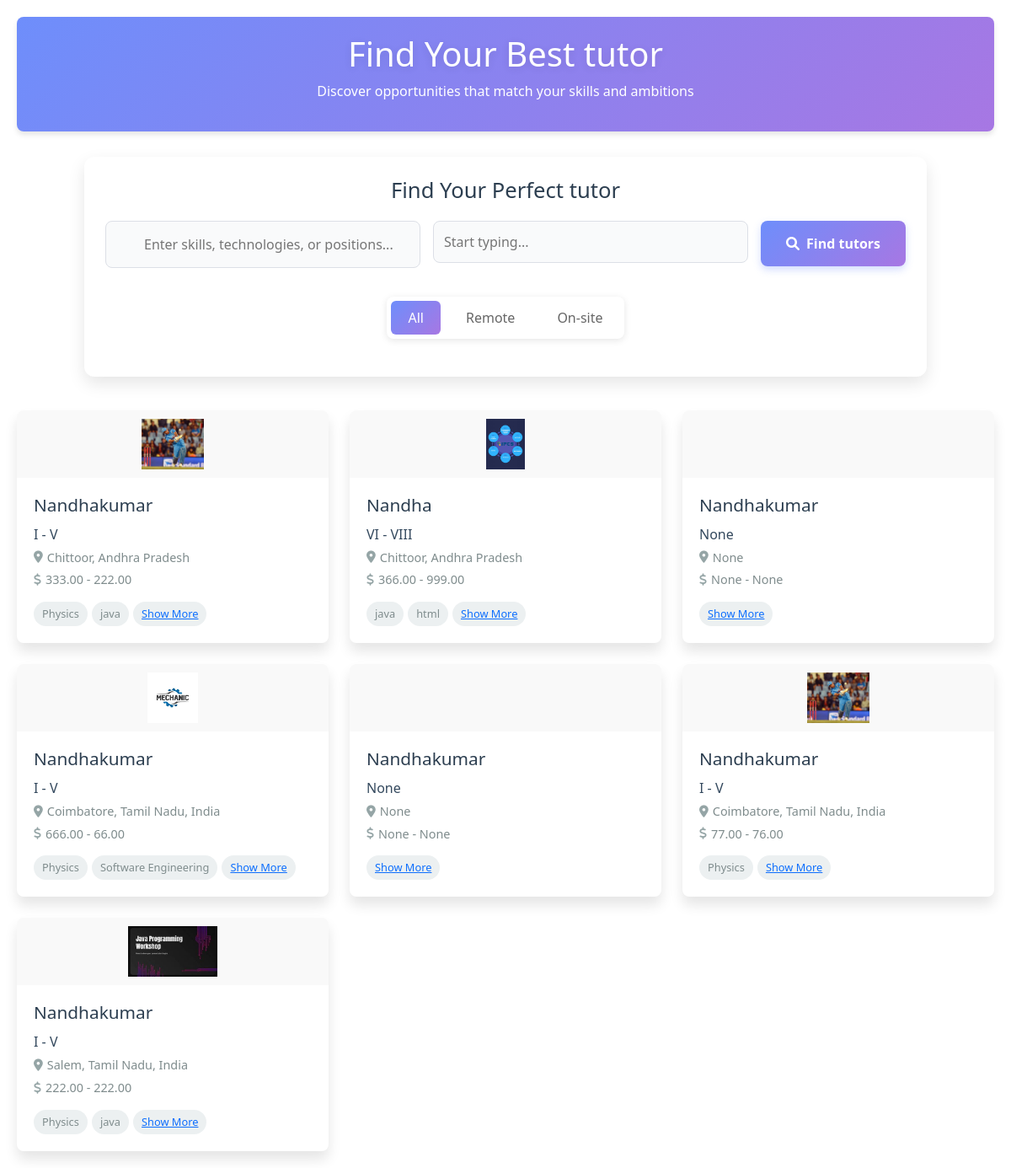
The page /h_all_teachers on the database as committed earlier.
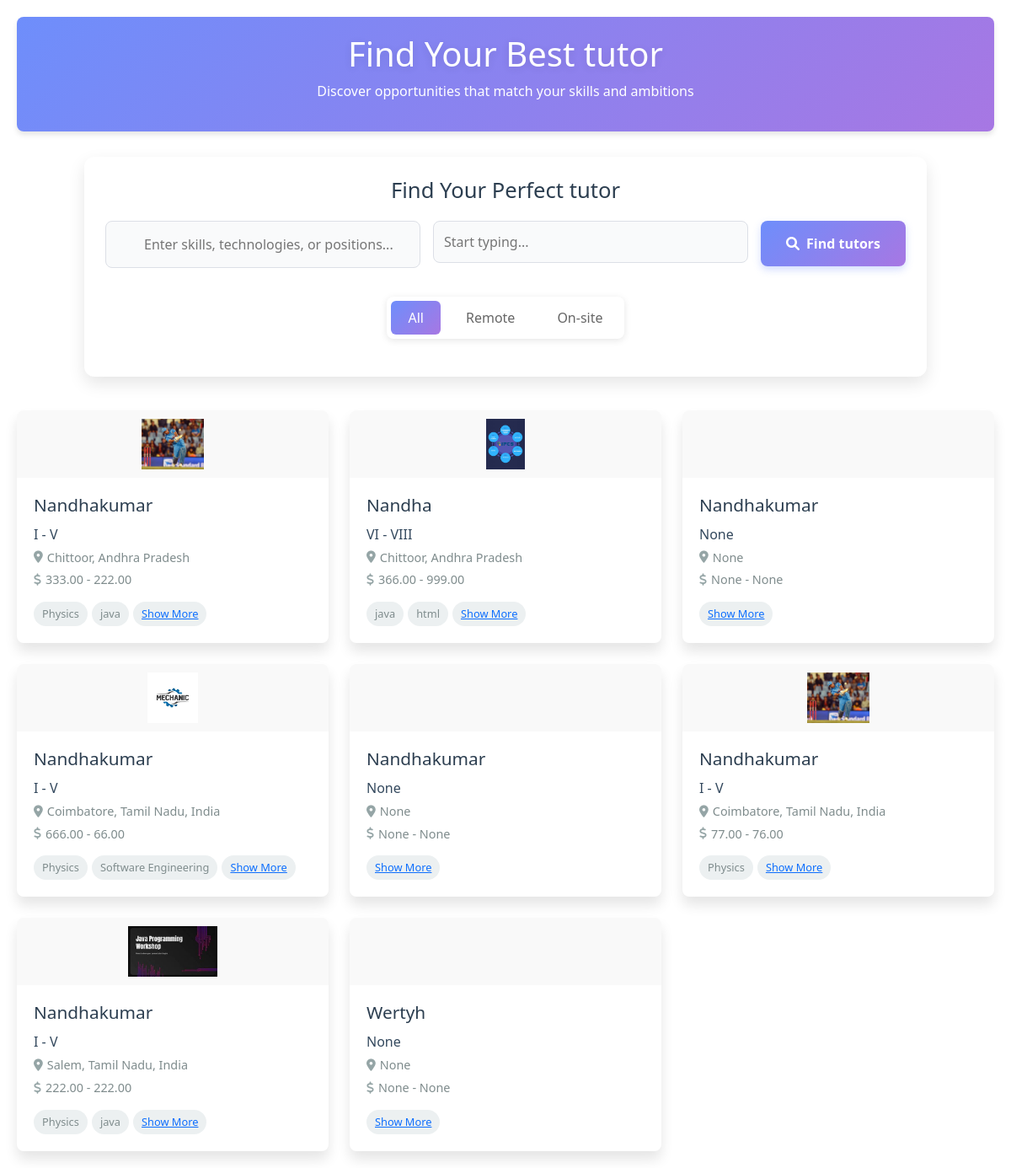
The same page on the database as committed later.
### kovai_app/models.py (models this page shows)
class TutorRegistration(models.Model):
    GENDER_CHOICES = [
        ('male', 'Male'),
        ('female', 'Female'),
    ]
    TEACHING_TYPES = [
        ('individual_teaching', 'Individual Teaching'),
        ('teaching_company', 'Teaching Company'),
    ]
    DEGREE_TYPES = [
        ('Secondary', 'Secondary'),
        ('Higher_Secondary', 'Higher Secondary'),
        ('Diploma', 'Diploma'),
        ('Graduation', 'Graduation'),
        ('AdvancedDiploma', 'Advanced Diploma'),
        ('PostGraduation', 'Post Graduation'),
        ('Doctorate/PhD', 'Doctorate/PhD'),
        ('Certification', 'Certification'),
        ('Other', 'Other'),
    ]
    ASSOCIATION_CHOICES = [
        ('parttime', 'Part time'),
        ('fulltime', 'Full time'),
        ('Correspondence', 'Correspondence / Distance Learning'),
    ]
    FEE_CHOICES = [
        ('per_hour', 'per hour'),
        ('per_month', 'per month'),
        ('per_year', 'per year'),
    ]
    INTEREST_CHOICES = [
        ('online_teaching', 'Online teaching'),
        ('offline_teaching', 'Offline teaching'),
        ('full_time', 'Full Time'),
        ('part_time', 'Part Time'),
        ('both', 'Both'),
    ]
    user = models.OneToOneField(User, on_delete=models.CASCADE,null=True,blank=True)
    name = models.CharField(max_length=255)
    email = models.EmailField()
    password = models.CharField(max_length=255)
    confirm_password = models.CharField(max_length=255)
    types = models.CharField(max_length=50, choices=TEACHING_TYPES, null=True, blank=True)
    strength = models.CharField(max_length=255, null=True, blank=True)
    gender = models.CharField(max_length=10, choices=GENDER_CHOICES, null=True, blank=True)
    date_of_birth = models.DateField(null=True, blank=True)
    language = models.CharField(max_length=50, choices=TEACHING_TYPES, null=True, blank=True)
    language_two=models.CharField(max_length=50, choices=TEACHING_TYPES, null=True, blank=True)
    language_three=models.CharField(max_length=50, choices=TEACHING_TYPES, null=True, blank=True)
    language_four=models.CharField(max_length=50, choices=TEACHING_TYPES, null=True, blank=True)
    language_five=models.CharField(max_length=50, choices=TEACHING_TYPES, null=True, blank=True)
    location = models.CharField(max_length=255, null=True, blank=True)
    post_code = models.CharField(max_length=20, null=True, blank=True)
    subject = models.CharField(max_length=255, null=True, blank=True)
    from_level = models.CharField(max_length=255, null=True, blank=True)
    institution_name = models.CharField(max_length=255, null=True, blank=True)
    degree_type = models.CharField(max_length=50, choices=DEGREE_TYPES, null=True, blank=True)
    degree_name = models.CharField(max_length=255, null=True, blank=True)
    specialisation= models.CharField(max_length=255, null=True, blank=True)
    institution_name_two = models.CharField(max_length=255, null=True, blank=True)
    institution_name_three = models.CharField(max_length=255, null=True, blank=True)
    institution_name_four = models.CharField(max_length=255, null=True, blank=True)
    institution_name_five = models.CharField(max_length=255, null=True, blank=True)
    degree_type_two = models.CharField(max_length=50, choices=DEGREE_TYPES, null=True, blank=True)
    degree_name_two = models.CharField(max_length=255, null=True, blank=True)
    degree_type_three = models.CharField(max_length=50, choices=DEGREE_TYPES, null=True, blank=True)
    degree_name_three = models.CharField(max_length=255, null=True, blank=True)
    degree_type_four = models.CharField(max_length=50, choices=DEGREE_TYPES, null=True, blank=True)
    degree_name_four = models.CharField(max_length=255, null=True, blank=True)
    degree_type_five = models.CharField(max_length=50, choices=DEGREE_TYPES, null=True, blank=True)
    degree_name_five = models.CharField(max_length=255, null=True, blank=True)
    specialisation_two= models.CharField(max_length=255, null=True, blank=True)
    specialisation_three= models.CharField(max_length=255, null=True, blank=True)
    specialisation_four= models.CharField(max_length=255, null=True, blank=True)
    specialisation_five= models.CharField(max_length=255, null=True, blank=True)
    company_name = models.CharField(max_length=255, null=True, blank=True)
    job_roll = models.CharField(max_length=255, null=True, blank=True)
    company_name_two = models.CharField(max_length=255, null=True, blank=True)
    job_roll_two = models.CharField(max_length=255, null=True, blank=True)
    company_name_three = models.CharField(max_length=255, null=True, blank=True)
    job_roll_three = models.CharField(max_length=255, null=True, blank=True)
    company_name_four = models.CharField(max_length=255, null=True, blank=True)
    job_roll_four = models.CharField(max_length=255, null=True, blank=True)
    company_name_five = models.CharField(max_length=255, null=True, blank=True)
    job_roll_five = models.CharField(max_length=255, null=True, blank=True)
    year_of_experience=models.CharField(max_length=255, null=True, blank=True)
    year_of_experience_two=models.CharField(max_length=255, null=True, blank=True)
    year_of_experience_three=models.CharField(max_length=255, null=True, blank=True)
    year_of_experience_four=models.CharField(max_length=255, null=True, blank=True)
    year_of_experience_five=models.CharField(max_length=255, null=True, blank=True)
    i_charge = models.CharField(max_length=20, choices=FEE_CHOICES, null=True, blank=True)
    min_fee = models.DecimalField(max_digits=10, decimal_places=2, null=True, blank=True)
    max_fee = models.DecimalField(max_digits=10, decimal_places=2, null=True, blank=True)
    classes = models.CharField(max_length=20, choices=FEE_CHOICES, null=True, blank=True)
    other_subject = models.CharField(max_length=20, choices=FEE_CHOICES, null=True, blank=True)
    language_subject = models.CharField(max_length=20, choices=FEE_CHOICES, null=True, blank=True)
    curriculum= models.CharField(max_length=20, choices=FEE_CHOICES, null=True, blank=True)
    willing_to_travel = models.CharField(
        max_length=3,
        choices=[('yes', 'Yes'), ('no', 'No')],
        default='no',
        null=True,
        blank=True
    )
    available_for_online_teaching = models.CharField(
        max_length=3,
        choices=[('yes', 'Yes'), ('no', 'No')],
        default='no',
        null=True,
        blank=True
    )
    help_with_homework = models.CharField(
        max_length=3,
        choices=[('yes', 'Yes'), ('no', 'No')],
        default='no',
        null=True,
        blank=True
    )
    full_time_teacher = models.CharField(
        max_length=3,
        choices=[('yes', 'Yes'), ('no', 'No')],
        default='no',
        null=True,
        blank=True
    )
    interested_in = models.CharField(max_length=20, choices=INTEREST_CHOICES, null=True, blank=True)
    s_profile_description = models.TextField(null=True, blank=True)
    profile_description = models.TextField(null=True, blank=True)
    id_proof = models.ImageField(upload_to=upload_to, null=True, blank=True)
    profile_photo = models.ImageField(upload_to=upload_to,null=True)
    phone = models.CharField(max_length=15 ,null=True, blank=True)
    email_otp=models.BigIntegerField(null=True,blank=True)
    filename=models.CharField(max_length=500, choices=INTEREST_CHOICES, null=True, blank=True)
    coin=models.IntegerField(null=True, blank=True)
    review=models.IntegerField(null=True, blank=True)
    def __str__(self):
        return self.name

### kovai_app/views.py (the view)
# urls.py: path('h_all_teachers',views.h_all_teachers, name='h_all_teachers'),
def h_all_teachers(request ):
    all_tutor=TutorRegistration.objects.all()
    print("all :",all_tutor)
    for i in all_tutor:
        print(i.available_for_online_teaching)
        print(i.willing_to_travel)
    return render(request,"h_all_teacher.html",{"tutors":all_tutor,"h":"all"})

### kovai_app/templatetags/custom_filters.py (called while the page is built)
@register.filter
def parse_subjects(value):
    try:
        return ast.literal_eval(value)
    except (ValueError, SyntaxError):
        return value  # Return the original value if parsing fails

### kovai_app/templates/h_all_teacher.html (shortened to what this page needs)
{% load static %}
{% load custom_filters %}
<!DOCTYPE html>
<html lang="en">
<head>
    <link rel="stylesheet" src="{% static loc.css %}">
    <link rel="stylesheet" href="https://cdnjs.cloudflare.com/ajax/libs/font-awesome/6.0.0-beta3/css/all.min.css">
    <link href="https://cdn.jsdelivr.net/npm/bootstrap@5.3.3/dist/css/bootstrap.min.css" rel="stylesheet">
</head>
<body>
    <header>
        <h1>Find Your Best tutor</h1>
        <p>Discover opportunities that match your skills and ambitions</p>
    </header>
    <div class="search-container">
        <form action="h_search_teacher" method="POST">
        <h2 class="search-title">Find Your Perfect tutor</h2>
        <div class="search-form">
            <div class="search-group">
                <div class="input-wrapper">
                    <input type="text" id="skillsInput" name="subject"  placeholder="Enter skills, technologies, or positions...">
                </div>
            </div>
            <div class="search-group">
                <div class="input-wrapper">
                  <div id="search-container">
                    <input type="text" id="search"  name="location" placeholder="Start typing..." />
                  </div>
                </div>
              </div>
            <button id="searchButton" class="search-button" type="submit">
                <i class="fas fa-search"></i> Find tutors
            </button>
        </div>
    </form>
    <div class="tutor-type-filter">
        <div class="filter-buttons">
            <a href="{% url 'h_all_teachers' %}">
                <button class="filter-btn {% if h == 'all' %}active{% endif %}" data-type="all">All</button>
            </a>
            <a href="{% url 'h_online_tutor' %}">
                <button class="filter-btn {% if h == 'online' %}active{% endif %}" data-type="remote">Remote</button>
            </a>
            <a href="{% url 'h_home_tutor' %}">
                <button class="filter-btn {% if h == 'home' %}active{% endif %}" data-type="onsite">On-site</button>
            </a>
        </div>
    </div>
    </div>
{% if tutors %}
    <div class="tutor-container">
        {% for tutor in tutors %}
        <div class="tutor-card" data-tutor-id=5>
            <div class="tutor-logo">
                {% if tutor.profile_photo %}
                <img src="{{ tutor.profile_photo.url }}" alt="Profile Photo">
            {% endif %}
            </div>
            <div class="tutor-details">
                <h2 class="tutor-title">{{ tutor.name|title }} </h2>
                <p class="tutor-company">{{tutor.classes}}</p>
                <p class="tutor-location"><i class="fas fa-map-marker-alt"></i> {{ tutor.location }}</p>
                <p class="tutor-salary"><i class="fas fa-dollar-sign"></i> {{ tutor.min_fee }}  -  {{ tutor.max_fee }} </p>
                <div class="tutor-tags">
                    {% for subject in tutor.subject|parse_subjects|slice:":2" %}
                    <span class="tag">{{ subject }}</span>
                    {% endfor %}
                    {% if request.user.is_authenticated %}
                    <span class="tag"><a href="/s_myprofile/{{tutor.email}}/{{user.email}}" class="ba">Show More</a></span>
                   {% else %}
                    <span class="tag"><a href="/stu_login" class="ba">Show More</a></span>
                    {% endif %}
                </div>
            </div>
        </div>
        {% endfor %}
    </div>
    {% endif %}
</body>
</html>

### kovai_app/templates/h_all_teacher.html (style rules this page uses)
* { margin: 0; padding: 0; box-sizing: border-box; font-family: 'Segoe UI', Tahoma, Geneva, Verdana, sans-serif; }
#search { width: 100%; position: relative; padding: 12px; font-size: 16px; }
body { background-color: #f5f7fa; color: #333; padding: 20px; }
header { text-align: center; margin-bottom: 30px; padding: 20px; background: linear-gradient(135deg, #6e8efb, #a777e3); color: white; border-radius: 8px; box-shadow: 0 4px 6px rgba(0, 0, 0, 0.1); }
h1 { font-size: 2.5rem; margin-bottom: 10px; }
.tutor-container { display: grid; grid-template-columns: repeat(auto-fill, minmax(300px, 1fr)); gap: 25px; max-width: 1200px; margin: 0 auto; }
.tutor-card { background-color: white; border-radius: 8px; overflow: hidden; box-shadow: 0 10px 15px rgba(0, 0, 0, 0.1); transition: transform 0.3s ease, box-shadow 0.3s ease; cursor: pointer; position: relative; }
.tutor-card::after { content: ''; position: absolute; bottom: 0; left: 0; width: 100%; height: 5px; background: linear-gradient(90deg, #6e8efb, #a777e3); transform: scaleX(0); transform-origin: left; transition: transform 0.3s ease; }
.tutor-logo { height: 80px; background-color: #f9f9f9; display: flex; align-items: center; justify-content: center; padding: 10px; }
.tutor-logo img { max-height: 100%; max-width: 80%; object-fit: contain; }
.tutor-details { padding: 20px; }
.tutor-title { font-size: 1.3rem; margin-bottom: 10px; color: #2c3e50; }
.tutor-company { font-weight: 500; margin-bottom: 5px; color: #34495e; }
.tutor-location, .tutor-salary { display: flex; align-items: center; margin-bottom: 5px; color: #7f8c8d; font-size: 0.9rem; }
.tutor-location i, .tutor-salary i { margin-right: 5px; color: #95a5a6; }
.tutor-tags { display: flex; flex-wrap: wrap; margin-top: 15px; gap: 5px; }
.tag { padding: 5px 10px; background-color: #ecf0f1; border-radius: 15px; font-size: 0.8rem; color: #7f8c8d; }
.tutor-card { animation: fadeIn 0.5s ease forwards; opacity: 0; }
.tutor-card:nth-child(1) { animation-delay: 0.1s; }
.tutor-card:nth-child(2) { animation-delay: 0.2s; }
.tutor-card:nth-child(3) { animation-delay: 0.3s; }
.tutor-card:nth-child(4) { animation-delay: 0.4s; }
.tutor-card:nth-child(5) { animation-delay: 0.5s; }
.tutor-card:nth-child(6) { animation-delay: 0.6s; }
.search-container { max-width: 1000px; margin: 0 auto 40px; background: white; border-radius: 12px; box-shadow: 0 8px 20px rgba(0, 0, 0, 0.1); padding: 25px; animation: slideDown 0.6s ease-out; }
.search-title { text-align: center; color: #2c3e50; margin-bottom: 20px; font-size: 1.6rem; }
.search-form { display: grid; grid-template-columns: 1fr 1fr auto; gap: 15px; align-items: start; }
.search-group { position: relative; }
.input-wrapper { position: relative; }
.input-wrapper input { width: 100%; padding: 15px 15px 15px 45px; border: 1px solid #dcdfe6; border-radius: 8px; font-size: 1rem; transition: all 0.3s ease; background-color: #f9fafb; }
.search-button { padding: 15px 30px; background: linear-gradient(135deg, #6e8efb, #a777e3); color: white; border: none; border-radius: 8px; font-size: 1rem; font-weight: 600; cursor: pointer; transition: all 0.3s ease; display: flex; align-items: center; justify-content: center; box-shadow: 0 4px 10px rgba(110, 142, 251, 0.3); }
.search-button i { margin-right: 8px; }
.tutor-type-filter { margin-top: 20px; width: 100%; display: flex; justify-content: center; }
.filter-buttons { display: flex; gap: 10px; background: white; padding: 5px; border-radius: 8px; box-shadow: 0 2px 8px rgba(0, 0, 0, 0.1); }
.filter-btn { padding: 8px 20px; border: none; border-radius: 6px; background: transparent; color: #666; font-weight: 500; cursor: pointer; transition: all 0.3s ease; }
.filter-btn.active { background: linear-gradient(135deg, #6e8efb, #a777e3); color: white; }
h1 { color: white; margin-bottom: 30px; font-size: clamp(1.8rem, 5vw, 2.5rem); font-weight: 600; text-shadow: 0 2px 10px rgba(0, 0, 0, 0.1); }

Rows that differ between the two databases and show on the page:
added TutorRegistration: name "Wertyh", classes "None", location "None", min_fee "None", max_fee "None"
